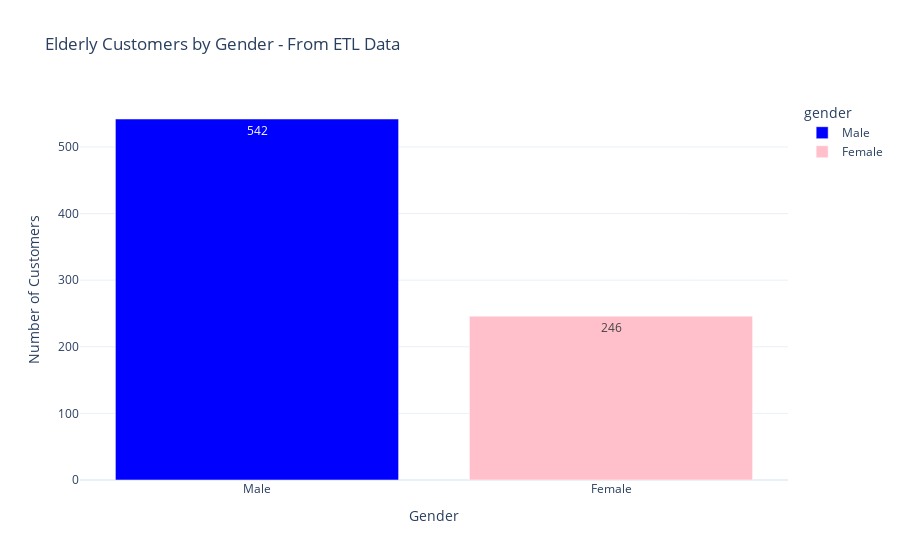
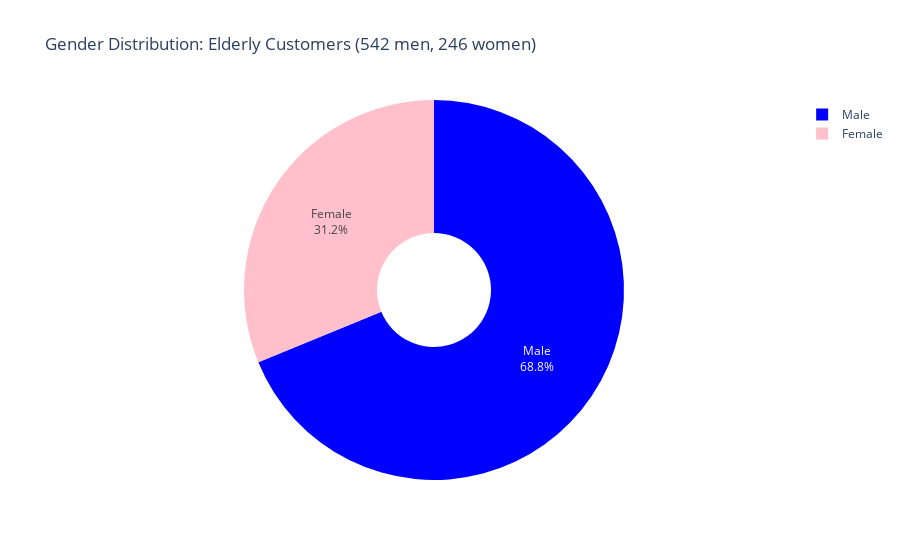
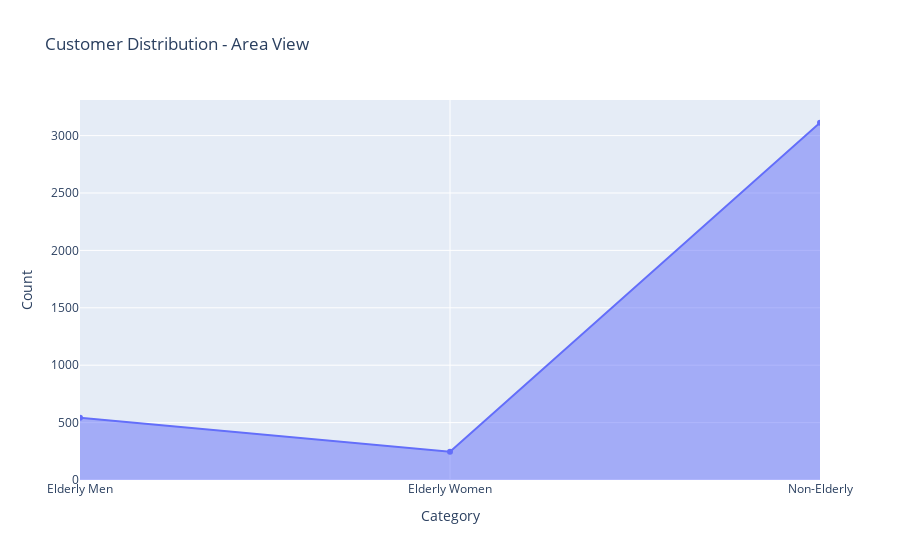

Write notebook code for charts like these, in order.
### Markdown cell above
**Files loaded:**
- `elderly_gender_summary.csv`: Gender counts (542 men, 246 women)
- `shopping_trends_clean.csv`: Full cleaned dataset
- `elderly_customers.csv`: Pre-filtered elderly customers
- `area_data.csv`: Summary data for area plots

### Code cell
fig_bar = px.bar(elderly_summary, 
                 x='gender', 
                 y='count',
                 title='Elderly Customers by Gender - From ETL Data',
                 color='gender',
                 color_discrete_map={'Male': 'blue', 'Female': 'pink'},
                 text='count')

fig_bar.update_layout(
    xaxis_title='Gender',
    yaxis_title='Number of Customers',
    template='plotly_white'
)

fig_bar.show()

print(" Creating Pie Chart...")
fig_pie = px.pie(elderly_summary,
                 values='count',
                 names='gender',
                 title='Gender Distribution: Elderly Customers (542 men, 246 women)',
                 hole=0.3,
                 color='gender',
                 color_discrete_map={'Male': 'blue', 'Female': 'pink'})

fig_pie.update_traces(textposition='inside', textinfo='percent+label')
fig_pie.show()


area_data = pd.read_csv('../dataset/clean/area_data.csv')
fig_area = px.area(area_data,
                   x='Category',
                   y='Count',
                   title='Customer Distribution - Area View',
                   markers=True)

fig_area.show()

print("\n✅ All visualizations created from ETL cleaned data!")

### Figure 1 — Plotly figure (JSON) as saved in the notebook; plotly's stock layout.template omitted (floating-point values rounded to 4 significant figures)
{"data": [{"alignmentgroup": "True", "hovertemplate": "gender=%{x}<br>count=%{text}<extra></extra>", "legendgroup": "Male", "marker": {"color": "blue", "pattern": {"shape": ""}}, "name": "Male", "offsetgroup": "Male", "orientation": "v", "showlegend": true, "text": [542], "textposition": "auto", "type": "bar", "x": ["Male"], "xaxis": "x", "y": [542], "yaxis": "y"}, {"alignmentgroup": "True", "hovertemplate": "gender=%{x}<br>count=%{text}<extra></extra>", "legendgroup": "Female", "marker": {"color": "pink", "pattern": {"shape": ""}}, "name": "Female", "offsetgroup": "Female", "orientation": "v", "showlegend": true, "text": [246], "textposition": "auto", "type": "bar", "x": ["Female"], "xaxis": "x", "y": [246], "yaxis": "y"}], "layout": {"barmode": "relative", "legend": {"title": {"text": "gender"}, "tracegroupgap": 0}, "title": {"text": "Elderly Customers by Gender - From ETL Data"}, "xaxis": {"anchor": "y", "categoryarray": ["Male", "Female"], "categoryorder": "array", "domain": [0, 1], "title": {"text": "Gender"}}, "yaxis": {"anchor": "x", "domain": [0, 1], "title": {"text": "Number of Customers"}}}}

### Figure 2 — Plotly figure (JSON) as saved in the notebook; plotly's stock layout.template omitted (floating-point values rounded to 4 significant figures)
{"data": [{"customdata": [["Male"], ["Female"]], "domain": {"x": [0, 1], "y": [0, 1]}, "hole": 0.3, "hovertemplate": "gender=%{customdata[0]}<br>count=%{value}<extra></extra>", "labels": ["Male", "Female"], "legendgroup": "", "marker": {"colors": ["blue", "pink"]}, "name": "", "showlegend": true, "textinfo": "percent+label", "textposition": "inside", "type": "pie", "values": [542, 246]}], "layout": {"legend": {"tracegroupgap": 0}, "title": {"text": "Gender Distribution: Elderly Customers (542 men, 246 women)"}}}

### Figure 3 — Plotly figure (JSON) as saved in the notebook; plotly's stock layout.template omitted (floating-point values rounded to 4 significant figures)
{"data": [{"fillpattern": {"shape": ""}, "hovertemplate": "Category=%{x}<br>Count=%{y}<extra></extra>", "legendgroup": "", "line": {"color": "#636efa"}, "marker": {"symbol": "circle"}, "mode": "markers+lines", "name": "", "orientation": "v", "showlegend": false, "stackgroup": "1", "type": "scatter", "x": ["Elderly Men", "Elderly Women", "Non-Elderly"], "xaxis": "x", "y": [542, 246, 3112], "yaxis": "y"}], "layout": {"legend": {"tracegroupgap": 0}, "title": {"text": "Customer Distribution - Area View"}, "xaxis": {"anchor": "y", "domain": [0, 1], "title": {"text": "Category"}}, "yaxis": {"anchor": "x", "domain": [0, 1], "title": {"text": "Count"}}}}
